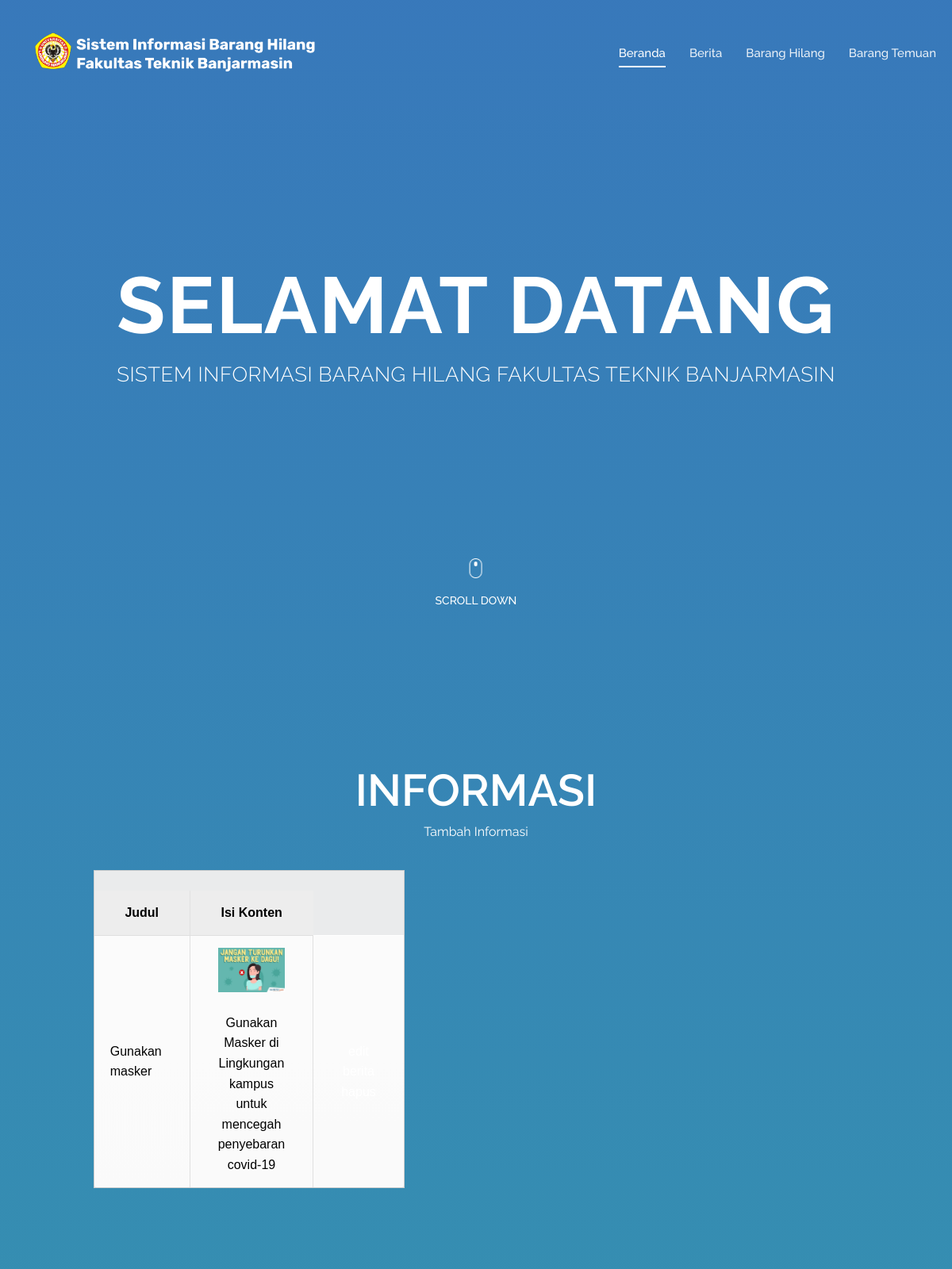
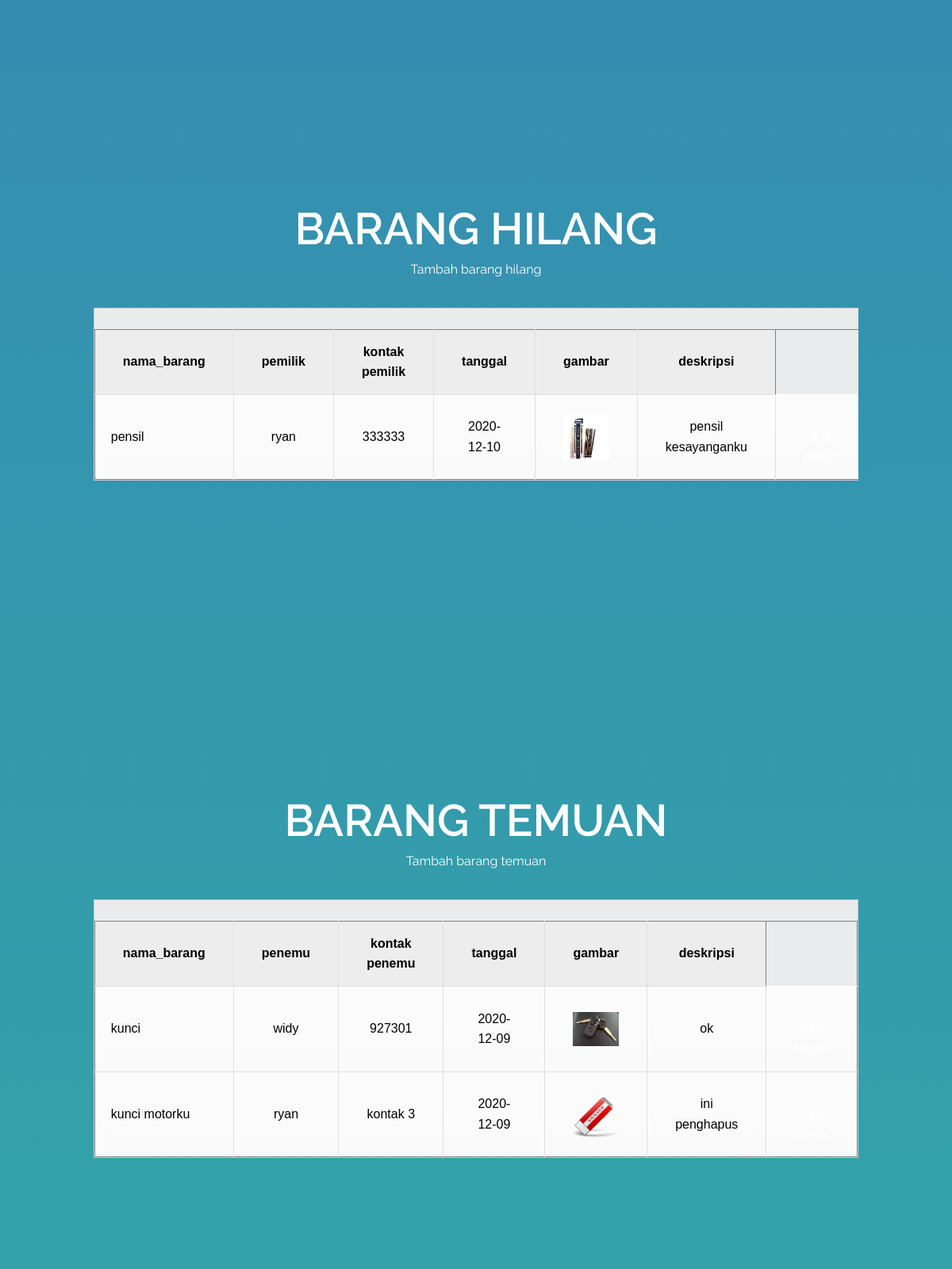
/indexadmin.php, run on the app's committed database (2 pictures, top to bottom).
### tables this page shows
CREATE TABLE IF NOT EXISTS `berita` (
`id` int(11) NOT NULL,
  `judul` varchar(40) NOT NULL,
  `isi` text NOT NULL,
  `gambar` varchar(200) NOT NULL
);

CREATE TABLE IF NOT EXISTS `barang_hilang` (
`id` int(11) NOT NULL,
  `nama_barang` varchar(30) NOT NULL,
  `pemilik` varchar(40) NOT NULL,
  `kontak_pemilik` varchar(30) NOT NULL,
  `tanggal` date NOT NULL,
  `deskripsi` varchar(500) NOT NULL,
  `gambar` varchar(40) NOT NULL
);

CREATE TABLE IF NOT EXISTS `barang_temuan` (
`id` int(11) NOT NULL,
  `nama_barang` varchar(20) NOT NULL,
  `penemu` varchar(50) NOT NULL,
  `kontak_penemu` varchar(50) NOT NULL,
  `tanggal` date NOT NULL,
  `deskripsi` varchar(500) NOT NULL,
  `gambar` varchar(40) DEFAULT NULL
);

### indexadmin.php (the view, shortened to what this page needs)
<?php
require_once("koneksi.php");
?>
<!DOCTYPE html>
<html lang="en">
  <head>
    <link rel="stylesheet" type="text/css" href="css/bootstrap.min.css">
    <link rel="stylesheet" type="text/css" href="css/font-awesome.css">
    <link rel="stylesheet" type="text/css" href="css/fullpage.min.css">
    <link rel="stylesheet" type="text/css" href="css/owl.carousel.css">
    <link rel="stylesheet" href="css/animate.css">
    <link rel="stylesheet" href="css/templatemo-style.css">
    <link rel="stylesheet" href="css/responsive.css">
    </head>
<body>
    <div id="video">
        <header id="header">
            <div class="container-fluid">
                <div class="navbar">
                    <form method="post" action="index.php">
                    <input type ="image" id="logo" alt="logout" src="images/logo sistem.png">
                    </form>
                    <div class="navigation-row">
                        <nav id="navigation">
                            <div class="nav-box navbar-collapse">
                                <ul class="navigation-menu nav navbar-nav navbars" id="nav">
                                    <li data-menuanchor="slide01" class="active"><a href="#slide01">Beranda</a></li>
                                    <li data-menuanchor="slide02"><a href="#slide02">Berita</a></li>
                                    <li data-menuanchor="slide03"><a href="#slide03">Barang Hilang</a></li>
                                    <li data-menuanchor="slide04"><a href="#slide04">Barang Temuan</a></li>
                                </ul>
                            </div>
                        </nav>
                    </div>
                </div>
            </div>
        </header>
        <video autoplay muted loop id="myVideo">
          <source src="images/video-bg.mp4" type="video/mp4">
        </video>
        <div id="fullpage" class="fullpage-default">
 <div class="section animated-row" data-section="slide01">
    <div class="section-inner">
        <div class="welcome-box">
            <h1 class="welcome-title animate" data-animate="fadeInUp">Selamat Datang</h1>
            <span class="welcome-first animate" data-animate="fadeInUp">Sistem Informasi Barang Hilang Fakultas Teknik Banjarmasin</span>
            <div class="scroll-down next-section animate data-animate="fadeInUp"><img src="images/mouse-scroll.png" alt=""><span>Scroll Down</span></div>
        </div>
    </div>
</div>
    <div class="section animated-row" data-section="slide02">
                <div class="section-inner">
                    <div class="row justify-content-center">
                        <div class="col-md-8 wide-col-laptop">
                            <div class="title-block animate" data-animate="fadeInUp">
                                <h2>Informasi</h2>
                                <a href="formI.html">Tambah Informasi</a>
                            </div>
                            <div class="gallery-section">
                                <div class="gallery-list owl-carousel">
                                    <?php
$stmt = $pdo_conn->prepare("SELECT * FROM berita ORDER BY id DESC");
$stmt->execute();
$result = $stmt->fetchAll();
?>
<div id="tabledata">
<table>
<thead>
    <tr>
    <th>Judul</th>
    <th>Isi Konten</th>
    </tr>
</thead>
<tbody>
<?php
if(!empty($result)) {
foreach($result as $row) {
?>
    <tr>
        <td><?php echo $row["judul"]; ?></td>
        <td><?php echo "<img src='images/$row[gambar]'/>";?> <br>
        <?php echo $row["isi"]; ?></td></td>
<td>
        <a href='editI.php?judul=<?php echo $row['judul']; ?>'>edit berita</a>
        <a href='hapusI.php?id=<?php echo $row['id']; ?>'>hapus</a>
        </td>
    </tr>
<?php
}
}
?>
</tbody>
</table>
</div>
</div>
                            </div>
                        </div>
                    </div>
                </div>
            </div>
            <div class="section animated-row" data-section="slide03">
                <div class="section-inner">
                    <div class="row justify-content-center">
                        <div class="col-md-8 wide-col-laptop">
                            <div class="title-block animate" data-animate="fadeInUp">
                                <h2>Barang Hilang</h2>
                                <a href="form.php">Tambah barang hilang</a>
                            </div>
                            <div class="gallery-section">
                                <div class="gallery-list owl-carousel">
            <?php
$stmt = $pdo_conn->prepare("SELECT * FROM barang_hilang ORDER BY id DESC");
$stmt->execute();
$result = $stmt->fetchAll();
?>
<div id="tabledata">
<table border="1">
<thead>
    <tr>
    <th>nama_barang</th>
    <th>pemilik</th>
    <th>kontak pemilik</th>
    <th>tanggal</th>
    <th>gambar</th>
    <th>deskripsi</th>
    </tr>
</thead>
<tbody>
<?php
if(!empty($result)) {
foreach($result as $row) {
?>
    <tr>
        <td><?php echo $row["nama_barang"]; ?></td>
        <td><?php echo $row["pemilik"]; ?></td>
        <td><?php echo $row["kontak_pemilik"]; ?></td>
        <td><?php echo $row["tanggal"]; ?></td>
        <td> <?php echo "<img src='images/$row[gambar]'/>";?> </td>
        <td><?php echo $row["deskripsi"]; ?></td>
        <td>
        <a href='edit.php?nama_barang=<?php echo $row['nama_barang']; ?>'>edit</a>
        <a href='hapus.php?id=<?php echo $row['id']; ?>'onclick ="return confirm('Anda yakin ingin menghapus')">hapus</a>
        </td>
    </tr>
<?php
}
}
?>
</tbody>
</table>                </div>
                                </div>
                            </div>
                        </div>
                    </div>
                </div>
            </div>
            <div class="section animated-row" data-section="slide04">
                <div class="section-inner">
                    <div class="row justify-content-center">
                        <div class="col-md-8 wide-col-laptop">
                            <div class="title-block animate" data-animate="fadeInUp">
                                <h2>Barang Temuan</h2>
                                <a href="formT.html">Tambah barang temuan</a>
                            </div>
                            <div class="gallery-section">
                                <div class="gallery-list owl-carousel">
                                <?php
$stmt = $pdo_conn->prepare("SELECT * FROM barang_temuan ORDER BY id DESC");
$stmt->execute();
$result = $stmt->fetchAll();
?>
<div id="tabledata">
<table border="1">
<thead>
    <tr>
    <th>nama_barang</th>
    <th>penemu</th>
    <th>kontak penemu</th>
    <th>tanggal</th>
    <th>gambar</th>
    <th>deskripsi</th>
    </tr>
</thead>
<tbody>
<?php
if(!empty($result)) {
foreach($result as $row) {
?>
    <tr>
        <td><?php echo $row["nama_barang"]; ?></td>
        <td><?php echo $row["penemu"]; ?></td>
        <td><?php echo $row["kontak_penemu"]; ?></td>
        <td><?php echo $row["tanggal"]; ?></td>
        <td><?php echo "<img src='images/$row[gambar]'/>";?></td>
        <td><?php echo $row["deskripsi"]; ?></td>
        <td>
        <a href='editT.php?nama_barang=<?php echo $row['nama_barang']; ?>'>edit</a>
        <a href='hapusT.php?id=<?php echo $row['id']; ?>'onclick ="return confirm('Anda yakin ingin menghapus')">hapus</a>
        </td>
    </tr>
<?php
}
}
?>
</tbody>
</table>
</div>
                                </div>
                            </div>
                        </div>
                    </div>
                </div>
            </div>
  </body>
</html>

### css/templatemo-style.css (style rules this page uses)
html, body { -webkit-font-smoothing: antialiased; -moz-font-smoothing: antialiased; -ms-font-smoothing: antialiased; -webkit-text-size-adjust: 100%; }
body { font: 16px/1.6 'Raleway', Arial, Helvetica, sans-serif; color: #fff; text-align:center; background: #222; }
img { border: 0; max-width: 100%; }
html { -ms-overflow-style: scrollbar; }
a { color: #fff; text-decoration: none; }
h1, h2, h3, h4, h5, h6 { line-height: 1.2; margin: 0 0 20px; font-weight: 600; text-transform:uppercase; }
h1, h2 { font-size: 32px; }
video { position: fixed; right: 0; bottom: 0; min-width: 100%; min-height: 100%; }
#video:after { content: ''; opacity: 0.75; background: #4096ee; background: -moz-linear-gradient(top, #4096ee 0%, #39ced6 100%); background: -webkit-linear-gradient(top, #4096ee 0%,#39ced6 100%); background: linear-gradient(to bottom, #4096ee 0%,#39ced6 100%); filter: progid:DXImageTransform.Microsoft.gradient( startColorstr='#4096ee', endColorstr='#39ced6',GradientType=0 ); position:fixed; left:0; top:0; right:0; bottom: 0; }
.section-inner { padding:20px 30px 0; }
#fullpage { z-index: 99; }
#header { padding:20px 0; position: fixed; left:0; right:0; top:0; z-index:999; }
.container-fluid { padding:0 20px; }
#logo { max-width: 400px; display: inline-block; padding: 1rem; }
.navbar { padding: 0; }
.navbar-nav { -ms-flex-direction: row; -webkit-flex-direction: row; flex-direction: row; }
.navbar-nav li { margin-left: 30px; }
.navbar-nav li a { color:#fff; font-size: 15px; text-decoration:none; display:block; font-weight: 500; opacity: 0.9; }
.navbar-nav li a:after { content:''; display:block; height: 2px; background:#fff; -webkit-transition: all 0.4s ease; transition: all 0.4s ease; -webkit-transform:scale(0); transform:scale(0); margin-top: 4px; }
.navbar-nav li a:hover:after, .navbar-nav li.active a:after { -webkit-transform:scale(1); transform:scale(1); }
.navbar-nav li.active a { opacity: 1; }
.welcome-box { font-size:20px; line-height:1.7; }
.welcome-first { font-size: 32px; display: block; text-transform: uppercase; font-weight: 300; line-height: 1.2; letter-spacing: 0.02em; }
.welcome-title { font-weight: 700; font-size: 120px; margin-bottom: 10px; letter-spacing:0.02em; }
.next-section { display: inline-block; position: absolute; left: 50%; transform: translateX(-50%); bottom: 30px; cursor: pointer; -webkit-transition: all 0.5s ease; transition: all 0.5s ease; }
.next-section span { margin-top: 15px; display: block; text-transform: uppercase; font-size: 14px; font-weight: 500; }
.title-block { margin-bottom: 40px; }
.gallery-section { text-align: center; }
#tabledata { font-family: Arial, Helvetica, sans-serif; color: rgb(0, 0, 0); background: #eaebec; border: #ccc 1px solid; }
table th { padding: 15px 35px; border-left:1px solid #e0e0e0; border-bottom: 1px solid #e0e0e0; background: #ededed; }
table th:first-child { border-left:none; }
table tr { text-align: center; padding-left: 20px; }
table td:first-child { text-align: left; padding-left: 20px; border-left: 0; }
table td { padding: 15px 35px; border-top: 1px solid #ffffff; border-bottom: 1px solid #e0e0e0; border-left: 1px solid #e0e0e0; background: #fafafa; background: -webkit-gradient(linear, left top, left bottom, from(#fbfbfb), to(#fafafa)); background: -moz-linear-gradient(top, #fbfbfb, #fafafa); }
table tr:last-child td { border-bottom: 0; }
table tr:last-child td:first-child { -moz-border-radius-bottomleft: 3px; -webkit-border-bottom-left-radius: 3px; border-bottom-left-radius: 3px; }
table tr:last-child td:last-child { -moz-border-radius-bottomright: 3px; -webkit-border-bottom-right-radius: 3px; border-bottom-right-radius: 3px; }

### data on the page
berita: judul "Gunakan masker", gambar (picture), isi "Gunakan Masker di Lingkungan kampus untuk mencegah penyebaran covid-19"
barang_hilang: nama_barang "pensil", pemilik "ryan", kontak_pemilik "333333", tanggal "2020-12-10", gambar (picture), deskripsi "pensil kesayanganku"
barang_temuan: nama_barang "kunci", penemu "widy", kontak_penemu "927301", tanggal "2020-12-09", gambar (picture), deskripsi "ok"
barang_temuan: nama_barang "kunci motorku", penemu "ryan", kontak_penemu "kontak 3", tanggal "2020-12-09", gambar (picture), deskripsi "ini penghapus"
